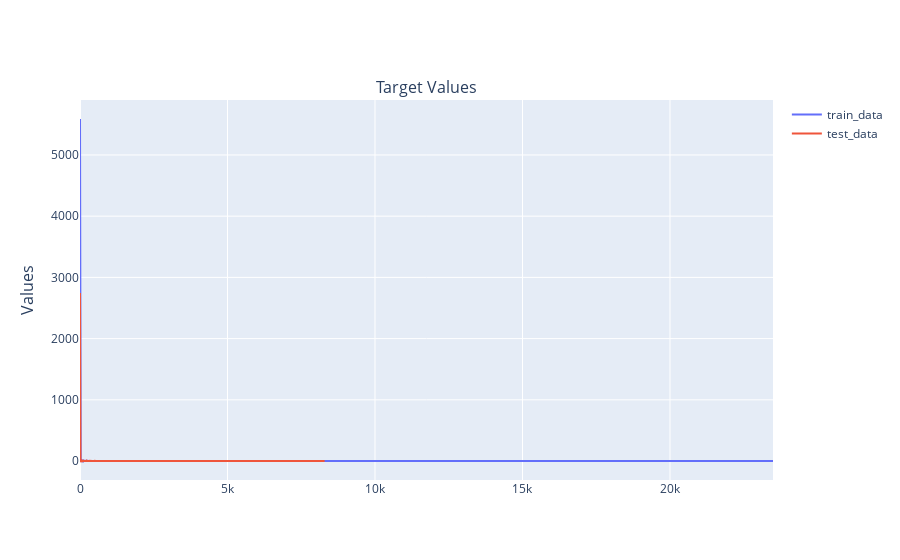

Notebook code for this chart:
### Code cell
visual(train, test, "ShoppingMall")

### Figure 1 — Plotly figure (JSON) as saved in the notebook; plotly's stock layout.template omitted (floating-point values rounded to 4 significant figures; data arrays with more than 128 entries replaced by an {"elided": "..."} marker saying what was removed)
{"data": [{"name": "train_data", "orientation": "v", "x": {"elided": "1115 int values"}, "y": {"elided": "1115 int values"}, "type": "scatter", "xaxis": "x", "yaxis": "y"}, {"name": "test_data", "orientation": "v", "x": {"elided": "715 int values"}, "y": {"elided": "715 int values"}, "type": "scatter", "xaxis": "x", "yaxis": "y"}], "layout": {"xaxis": {"anchor": "y", "domain": [0, 1], "type": "linear", "range": [0, 23492], "autorange": true}, "yaxis": {"anchor": "x", "domain": [0, 1], "type": "linear", "range": [-309.3, 5897.0], "autorange": true}, "annotations": [{"font": {"size": 16}, "showarrow": false, "text": "Target Values", "x": 0.5, "xanchor": "center", "xref": "paper", "y": 1, "yanchor": "bottom", "yref": "paper"}, {"font": {"size": 16}, "showarrow": false, "text": "Values", "textangle": -90, "x": 0, "xanchor": "right", "xref": "paper", "xshift": -40, "y": 0.5, "yanchor": "middle", "yref": "paper"}], "autosize": true}}
